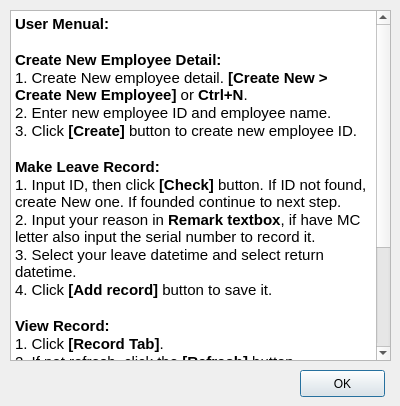
<?xml version="1.0" encoding="UTF-8"?>
<ui version="4.0">
 <class>howtouse</class>
 <widget class="QDialog" name="howtouse">
  <property name="geometry">
   <rect>
    <x>0</x>
    <y>0</y>
    <width>400</width>
    <height>406</height>
   </rect>
  </property>
  <property name="windowTitle">
   <string>How to Use</string>
  </property>
  <widget class="QTextBrowser" name="textBrowser">
   <property name="geometry">
    <rect>
     <x>10</x>
     <y>10</y>
     <width>381</width>
     <height>351</height>
    </rect>
   </property>
   <property name="html">
    <string>&lt;!DOCTYPE HTML PUBLIC &quot;-//W3C//DTD HTML 4.0//EN&quot; &quot;http://www.w3.org/TR/REC-html40/strict.dtd&quot;&gt;
&lt;html&gt;&lt;head&gt;&lt;meta name=&quot;qrichtext&quot; content=&quot;1&quot; /&gt;&lt;style type=&quot;text/css&quot;&gt;
p, li { white-space: pre-wrap; }
&lt;/style&gt;&lt;/head&gt;&lt;body style=&quot; font-family:'SFNS Display'; font-size:11pt; font-weight:400; font-style:normal;&quot;&gt;
&lt;p style=&quot; margin-top:0px; margin-bottom:0px; margin-left:0px; margin-right:0px; -qt-block-indent:0; text-indent:0px;&quot;&gt;&lt;span style=&quot; font-weight:600;&quot;&gt;User Menual:&lt;/span&gt;&lt;/p&gt;
&lt;p style=&quot;-qt-paragraph-type:empty; margin-top:0px; margin-bottom:0px; margin-left:0px; margin-right:0px; -qt-block-indent:0; text-indent:0px; font-weight:600;&quot;&gt;&lt;br /&gt;&lt;/p&gt;
&lt;p style=&quot; margin-top:0px; margin-bottom:0px; margin-left:0px; margin-right:0px; -qt-block-indent:0; text-indent:0px;&quot;&gt;&lt;span style=&quot; font-weight:600;&quot;&gt;Create New Employee Detail:&lt;/span&gt;&lt;/p&gt;
&lt;p style=&quot; margin-top:0px; margin-bottom:0px; margin-left:0px; margin-right:0px; -qt-block-indent:0; text-indent:0px;&quot;&gt;1. Create New employee detail. &lt;span style=&quot; font-weight:600;&quot;&gt;[Create New &amp;gt; Create New Employee]&lt;/span&gt; or &lt;span style=&quot; font-weight:600;&quot;&gt;Ctrl+N&lt;/span&gt;.&lt;/p&gt;
&lt;p style=&quot; margin-top:0px; margin-bottom:0px; margin-left:0px; margin-right:0px; -qt-block-indent:0; text-indent:0px;&quot;&gt;2. Enter new employee ID and employee name.&lt;/p&gt;
&lt;p style=&quot; margin-top:0px; margin-bottom:0px; margin-left:0px; margin-right:0px; -qt-block-indent:0; text-indent:0px;&quot;&gt;3. Click &lt;span style=&quot; font-weight:600;&quot;&gt;[Create] &lt;/span&gt;button to create new employee ID.&lt;/p&gt;
&lt;p style=&quot;-qt-paragraph-type:empty; margin-top:0px; margin-bottom:0px; margin-left:0px; margin-right:0px; -qt-block-indent:0; text-indent:0px;&quot;&gt;&lt;br /&gt;&lt;/p&gt;
&lt;p style=&quot; margin-top:0px; margin-bottom:0px; margin-left:0px; margin-right:0px; -qt-block-indent:0; text-indent:0px;&quot;&gt;&lt;span style=&quot; font-weight:600;&quot;&gt;Make Leave Record:&lt;/span&gt;&lt;/p&gt;
&lt;p style=&quot; margin-top:0px; margin-bottom:0px; margin-left:0px; margin-right:0px; -qt-block-indent:0; text-indent:0px;&quot;&gt;1. Input ID, then click &lt;span style=&quot; font-weight:600;&quot;&gt;[Check] &lt;/span&gt;button. If ID not found, create New one. If founded continue to next step.&lt;/p&gt;
&lt;p style=&quot; margin-top:0px; margin-bottom:0px; margin-left:0px; margin-right:0px; -qt-block-indent:0; text-indent:0px;&quot;&gt;2. Input your reason in &lt;span style=&quot; font-weight:600;&quot;&gt;Remark textbox&lt;/span&gt;, if have MC letter also input the serial number to record it.&lt;/p&gt;
&lt;p style=&quot; margin-top:0px; margin-bottom:0px; margin-left:0px; margin-right:0px; -qt-block-indent:0; text-indent:0px;&quot;&gt;3. Select your leave datetime and select return datetime.&lt;/p&gt;
&lt;p style=&quot; margin-top:0px; margin-bottom:0px; margin-left:0px; margin-right:0px; -qt-block-indent:0; text-indent:0px;&quot;&gt;4. Click &lt;span style=&quot; font-weight:600;&quot;&gt;[Add record]&lt;/span&gt; button to save it.&lt;/p&gt;
&lt;p style=&quot;-qt-paragraph-type:empty; margin-top:0px; margin-bottom:0px; margin-left:0px; margin-right:0px; -qt-block-indent:0; text-indent:0px;&quot;&gt;&lt;br /&gt;&lt;/p&gt;
&lt;p style=&quot; margin-top:0px; margin-bottom:0px; margin-left:0px; margin-right:0px; -qt-block-indent:0; text-indent:0px;&quot;&gt;&lt;span style=&quot; font-weight:600;&quot;&gt;View Record:&lt;/span&gt;&lt;/p&gt;
&lt;p style=&quot; margin-top:0px; margin-bottom:0px; margin-left:0px; margin-right:0px; -qt-block-indent:0; text-indent:0px;&quot;&gt;1. Click &lt;span style=&quot; font-weight:600;&quot;&gt;[Record Tab]&lt;/span&gt;.&lt;/p&gt;
&lt;p style=&quot; margin-top:0px; margin-bottom:0px; margin-left:0px; margin-right:0px; -qt-block-indent:0; text-indent:0px;&quot;&gt;2. If not refresh, click the &lt;span style=&quot; font-weight:600;&quot;&gt;[Refresh]&lt;/span&gt; button.&lt;/p&gt;
&lt;p style=&quot; margin-top:0px; margin-bottom:0px; margin-left:0px; margin-right:0px; -qt-block-indent:0; text-indent:0px;&quot;&gt;3. Select row your need to view, if need more detail click &lt;span style=&quot; font-weight:600;&quot;&gt;[View]&lt;/span&gt; button.&lt;/p&gt;
&lt;p style=&quot; margin-top:0px; margin-bottom:0px; margin-left:0px; margin-right:0px; -qt-block-indent:0; text-indent:0px;&quot;&gt;4. If your need to edit, select the row your want to edit, than click &lt;span style=&quot; font-weight:600;&quot;&gt;[Edit]&lt;/span&gt; button to edit.&lt;/p&gt;
&lt;p style=&quot; margin-top:0px; margin-bottom:0px; margin-left:0px; margin-right:0px; -qt-block-indent:0; text-indent:0px;&quot;&gt;5. If your need to delete the record, just select the row your want to delete, than click &lt;span style=&quot; font-weight:600;&quot;&gt;[Delete]&lt;/span&gt; button to delete record.&lt;/p&gt;
&lt;p style=&quot;-qt-paragraph-type:empty; margin-top:0px; margin-bottom:0px; margin-left:0px; margin-right:0px; -qt-block-indent:0; text-indent:0px;&quot;&gt;&lt;br /&gt;&lt;/p&gt;&lt;/body&gt;&lt;/html&gt;</string>
   </property>
  </widget>
  <widget class="QPushButton" name="btn_ok">
   <property name="geometry">
    <rect>
     <x>300</x>
     <y>370</y>
     <width>85</width>
     <height>27</height>
    </rect>
   </property>
   <property name="text">
    <string>OK</string>
   </property>
  </widget>
 </widget>
 <resources/>
 <connections/>
</ui>
